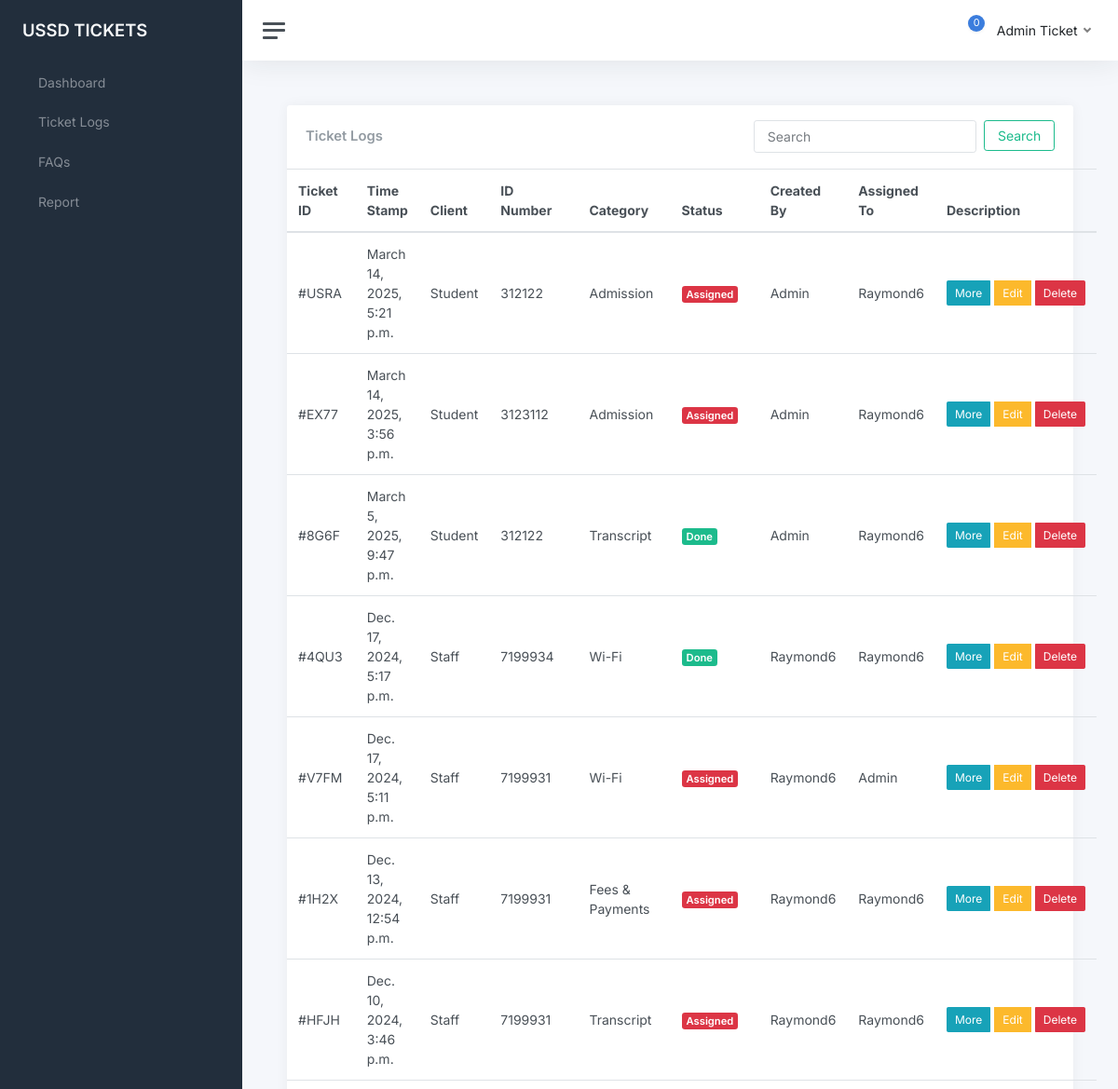
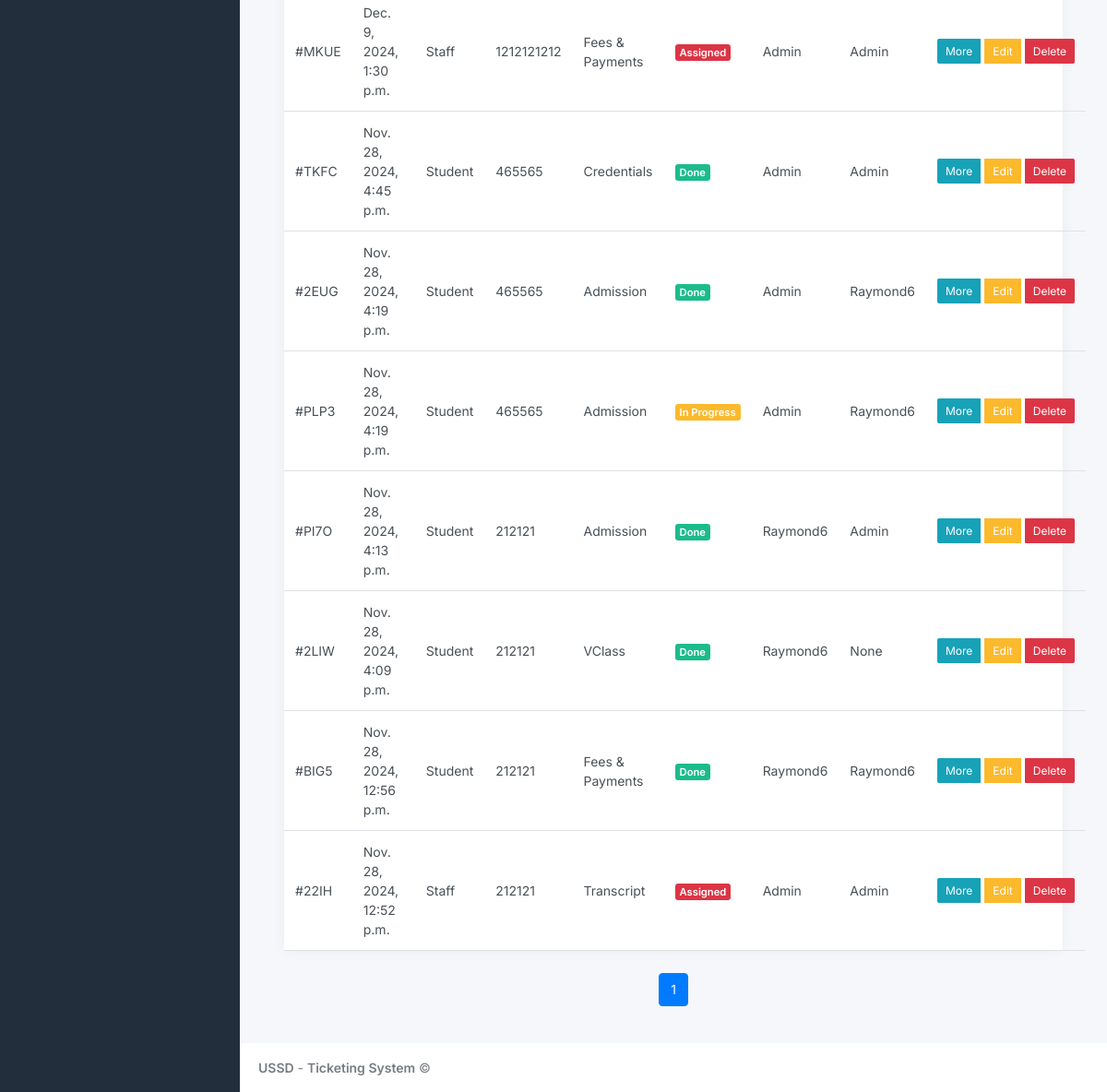
The page /ticketlogs/ (signed in) on the database its author committed (2 pictures, top to bottom).
### ticksys/models.py (models this page shows, shortened)
class Ticket(models.Model):
    TICKET_STATUS = [
        ('Assigned', 'Assigned'),
        ('In Progress', 'In Progress'),
        ('Done', 'Done'),
    ]
    CLIENT_TYPE = [
        ('Staff', 'Staff'),
        ('Student', 'Student'),
        ('Other', 'Other')
    ]
    MODE_CHOICES = [
        ('Walk-In', 'Walk-In'),
        ('Phone', 'Phone'),
        ('Email', 'Email'),
        ('Other', 'Other')
    ]
    CATEGORY = [
        ('Credentials', 'Credentials'),
        ('Fees & Payments', 'Fees & Payments'),
        ('VClass', 'VClass'),
        ('Transcript', 'Transcript'),
        ('Admission', 'Admission'),
        ('Wi-Fi', 'Wi-Fi'),
        ('AIM App', 'AIM App'),
        ('Telecel', 'Telecel'),
        ('Biometric', 'Biometric'),
        ('Other', 'Other')
    ]
    user = models.ForeignKey(User, models.CASCADE, null=True)
    ticket_number = models.CharField(max_length=4, default=generate_ticket_number, unique=True, editable=False)
    id_number = models.CharField(max_length=20, unique=False)
    description = models.TextField()
    status = models.CharField(max_length=25, choices=TICKET_STATUS, default='In Progress')
    category = models.CharField(max_length=100, choices=CATEGORY)
    client_type = models.CharField(max_length=20, choices=CLIENT_TYPE, default='Student')
    created_at = models.DateTimeField(auto_now_add=True)
    updated_at = models.DateTimeField(auto_now=True)
    mode = models.CharField(max_length=20, choices=MODE_CHOICES, default='Walk-In')
    assigned_to = models.CharField(max_length=30, null=True)
    created_by = models.CharField(max_length=30, null=True)

### ticksys/views.py (the view)
# urls.py: path('ticketlogs/', views.ticketlogs, name='ticketlogs'),
def ticketlogs(request):
    user = request.user
    tickets = Ticket.objects.annotate(
        month=ExtractMonth('created_at'),
        day=ExtractDay('created_at'),
        year=ExtractYear('created_at')
    ).filter(
        Q(user=user) | Q(assigned_to=user.username) | Q(created_by=user.username)
    ).order_by('-id')
    paginator = Paginator(tickets, 15)
    page_number = request.GET.get('page')
    page_obj = paginator.get_page(page_number)
    overall_tickets = Ticket.objects.annotate(
        month=ExtractMonth('created_at'),
        day=ExtractDay('created_at'),
        year=ExtractYear('created_at')
    ).order_by('-id')
    paginator = Paginator(overall_tickets, 15)
    page_number2 = request.GET.get('page')
    page_obj2 = paginator.get_page(page_number2)
    all_users = User.objects.all()
    context = {
        'tickets': tickets,
        'all_users': all_users,
        'page_obj': page_obj,
        'page_obj2' : page_obj2
    }
    return render(request, 'ticketlogs.html', context)

### templates/ticketlogs.html (shortened to what this page needs)
{% extends 'index.html' %}
            {% block content %}
            <main class="content">
                <div class="container-fluid p-0">
                    <div class="row">
                        <div class="col-12 d-flex">
                            <div class="card flex-fill">
                                <div class="card-header d-flex justify-content-between align-items-center">
                                    <h5 class="card-title mb-0">Ticket Logs</h5>
                                    <form class="row g-2" role="search" action="{% url 'searchdata' %}" method="GET">
                                        <div class="col-auto">
                                            <input type="search" class="form-control" placeholder="Search" aria-label="Search" name="query" value="{{ query|default:'' }}">
                                        </div>
                                        <div class="col-auto">
                                            <button type="submit" class="btn btn-outline-success">Search</button>
                                        </div>
                                    </form>
                                </div>
                                <table class="table table-hover my-0 w-100" id="ticketTable">
                                    <thead>
                                        <tr>
                                            <th>Ticket ID</th>
                                            <th>Time Stamp</th>
                                            <th>Client</th>
                                            <th>ID Number</th>
                                            <th>Category</th>
                                            <th>Status</th>
                                            <th>Created By</th>
                                            <th>Assigned To</th>
                                            <th>Description</th>
                                        </tr>
                                    </thead>
                                    <tbody id="ticketTableBody">
                                        {% if request.user.is_superuser  %}
                                            {% for ticket in page_obj2 %}
                                                <tr>
                                                    <td>#{{ticket.ticket_number}}</td>
                                                    <td>{{ticket.created_at}}</td>
                                                    <td>{{ticket.client_type|title}}</td>
                                                    <td class="d-none d-xl-table-cell">{{ticket.id_number}}</td>
                                                    <td class="d-none d-xl-table-cell">{{ticket.category}}</td>
                                                    <td><span class="badge {% if ticket.status == 'Done' %}bg-success {% elif ticket.status == 'In Progress' %}bg-warning{% else %}bg-danger{% endif %}">{{ticket.status}}</span></td>
                                                    <td class="d-none d-md-table-cell">{{ticket.user.username|title}}</td>
                                                    <td class="d-none d-md-table-cell">{{ticket.assigned_to|title}}</td>
                                                    <td>
                                                        <div class="btn-group" role="group">
                                                            <button type="button" class="btn btn-info btn-sm" data-bs-toggle="modal" data-bs-target="#infoModal{{ ticket.id }}" style="margin-right: 5px;">
                                                        More
                                                    </button>
                                                            <button type="button" class="btn btn-warning btn-sm" data-bs-toggle="modal" data-bs-target="#editModal{{ ticket.id }}" style="margin-right: 5px;">
                                                                Edit
                                                            </button>
                                                            <button type="button" class="btn btn-danger btn-sm" data-bs-toggle="modal" data-bs-target="#deleteModal{{ ticket.id }}">
                                                                Delete
                                                            </button>
                                                        </div>
                                                    </div>
                                                    </td>
                                                </tr>
                                                {% endfor %}
                                            {% endif %}
                        <div class="pagination justify-content-center">
                            <nav aria-label="Page navigation">
                                <ul class="pagination">
                                    {% for num in page_obj.paginator.page_range %}
                                    {% if page_obj.number == num %}
                                    <li class="page-item active"><a class="page-link">{{ num }}</a></li>
                                    {% elif num > page_obj.number|add:'-5' and num < page_obj.number|add:'5' %}
                                    <li class="page-item"><a class="page-link" href="?page={{ num }}">{{ num }}</a></li>
                                    {% endif %}
                                    {% endfor %}
                                </ul>
                            </nav>
                        </div>
        {% endblock %}

### templates/index.html (shortened to what this page needs)
{% load static %}
{% load widget_tweaks %}
<!DOCTYPE html>
<html lang="en">
<head>
	<link href="https://stackpath.bootstrapcdn.com/bootstrap/4.5.2/css/bootstrap.min.css" rel="stylesheet">
	<link href="{% static 'css/app.css' %}" rel="stylesheet">
</head>
<body>
	<div class="wrapper">
		<nav id="sidebar" class="sidebar js-sidebar">
			<div class="sidebar-content js-simplebar">
				<a class="sidebar-brand" href="{% url 'index' %}">
          <span class="align-middle">USSD TICKETS</span>
        </a>
				<ul class="sidebar-nav">
					<li class="sidebar-item">
						<a class="sidebar-link" href="{% url 'index' %}">
               <span class="align-middle">Dashboard</span>
            </a>
					</li>
					<li class="sidebar-item">
						<a class="sidebar-link" href="{% url 'ticketlogs' %}">
               <span class="align-middle">Ticket Logs</span>
            </a>
					</li>
					<li class="sidebar-item">
						<a class="sidebar-link" href="{% url 'faqs' %}">
               <span class="align-middle">FAQs</span>
            </a>
					</li>
					<li class="sidebar-item">
						<a class="sidebar-link" href="{% url 'report' %}">
               <span class="align-middle">Report</span>
            </a>
					</li>
			</div>
		</nav>
		<div class="main">
			<nav class="navbar navbar-expand navbar-light navbar-bg">
				<a class="sidebar-toggle js-sidebar-toggle">
          <i class="hamburger align-self-center"></i>
        </a>
				<div class="navbar-collapse collapse">
					<ul class="navbar-nav navbar-align">
						<li class="nav-item dropdown">
							<a class="nav-icon dropdown-toggle" href="#" id="alertsDropdown" data-bs-toggle="dropdown">
								<div class="position-relative">
									<span class="indicator" id="notification-count">0</span>
								</div>
							</a>
						</li>
						<li class="nav-item dropdown">
							<a class="nav-link dropdown-toggle d-none d-sm-inline-block" href="#" data-bs-toggle="dropdown">
                <span class="text-dark">{{user.first_name|title}} {{user.last_name|title}}</span>
              </a>
						</li>
					</ul>
				</div>
			</nav>
			{% block content %}{% endblock %}
			<footer class="footer">
				<div class="container-fluid">
					<div class="row text-muted">
						<div class="col-6 text-start">
							<p class="mb-0">
								<a class="text-muted" href="https://helpdesk.knust.edu.gh/" target="_blank"><strong>USSD</strong></a> - <a class="text-muted" href="https://helpdesk.knust.edu.gh/" target="_blank"><strong>Ticketing System</strong></a>								&copy;
							</p>
						</div>
					</div>
				</div>
			</footer>
</body>
</html>

### rows shown on the page
Ticket: ticket_number "USRA", created_at "March 14, 2025, 5:21 p.m.", client_type "Student", id_number "312122", category "Admission", status "Assigned", user.username "Admin", assigned_to "Raymond6"
Ticket: ticket_number "EX77", created_at "March 14, 2025, 3:56 p.m.", client_type "Student", id_number "3123112", category "Admission", status "Assigned", user.username "Admin", assigned_to "Raymond6"
Ticket: ticket_number "8G6F", created_at "March 5, 2025, 9:47 p.m.", client_type "Student", id_number "312122", category "Transcript", status "Done", user.username "Admin", assigned_to "Raymond6"
Ticket: ticket_number "4QU3", created_at "Dec. 17, 2024, 5:17 p.m.", client_type "Staff", id_number "7199934", category "Wi-Fi", status "Done", user.username "Raymond6", assigned_to "Raymond6"
Ticket: ticket_number "V7FM", created_at "Dec. 17, 2024, 5:11 p.m.", client_type "Staff", id_number "7199931", category "Wi-Fi", status "Assigned", user.username "Raymond6", assigned_to "Admin"
Ticket: ticket_number "1H2X", created_at "Dec. 13, 2024, 12:54 p.m.", client_type "Staff", id_number "7199931", category "Fees & Payments", status "Assigned", user.username "Raymond6", assigned_to "Raymond6"
Ticket: ticket_number "HFJH", created_at "Dec. 10, 2024, 3:46 p.m.", client_type "Staff", id_number "7199931", category "Transcript", status "Assigned", user.username "Raymond6", assigned_to "Raymond6"
Ticket: ticket_number "MKUE", created_at "Dec. 9, 2024, 1:30 p.m.", client_type "Staff", id_number "1212121212", category "Fees & Payments", status "Assigned", user.username "Admin", assigned_to "Admin"
Ticket: ticket_number "TKFC", created_at "Nov. 28, 2024, 4:45 p.m.", client_type "Student", id_number "465565", category "Credentials", status "Done", user.username "Admin", assigned_to "Admin"
Ticket: ticket_number "2EUG", created_at "Nov. 28, 2024, 4:19 p.m.", client_type "Student", id_number "465565", category "Admission", status "Done", user.username "Admin", assigned_to "Raymond6"
Ticket: ticket_number "PLP3", created_at "Nov. 28, 2024, 4:19 p.m.", client_type "Student", id_number "465565", category "Admission", status "In Progress", user.username "Admin", assigned_to "Raymond6"
Ticket: ticket_number "PI7O", created_at "Nov. 28, 2024, 4:13 p.m.", client_type "Student", id_number "212121", category "Admission", status "Done", user.username "Raymond6", assigned_to "Admin"
Ticket: ticket_number "2LIW", created_at "Nov. 28, 2024, 4:09 p.m.", client_type "Student", id_number "212121", category "VClass", status "Done", user.username "Raymond6", assigned_to "None"
Ticket: ticket_number "BIG5", created_at "Nov. 28, 2024, 12:56 p.m.", client_type "Student", id_number "212121", category "Fees & Payments", status "Done", user.username "Raymond6", assigned_to "Raymond6"
Ticket: ticket_number "22IH", created_at "Nov. 28, 2024, 12:52 p.m.", client_type "Staff", id_number "212121", category "Transcript", status "Assigned", user.username "Admin", assigned_to "Admin"

### other values the page prints
{{ user.first_name|title }} "Admin"
{{ user.last_name|title }} "Ticket"
{{ num }} "1"
